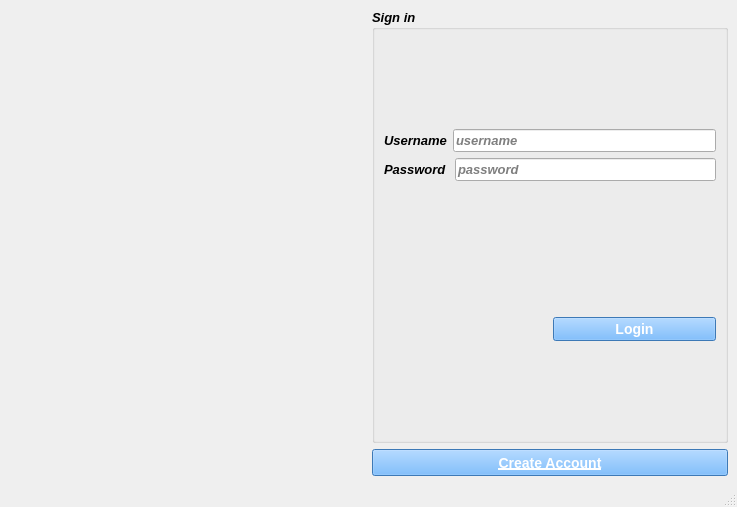
<?xml version="1.0" encoding="UTF-8"?>
<ui version="4.0">
 <class>MainWindow</class>
 <widget class="QMainWindow" name="MainWindow">
  <property name="geometry">
   <rect>
    <x>0</x>
    <y>0</y>
    <width>737</width>
    <height>507</height>
   </rect>
  </property>
  <property name="sizePolicy">
   <sizepolicy hsizetype="Preferred" vsizetype="Preferred">
    <horstretch>1</horstretch>
    <verstretch>0</verstretch>
   </sizepolicy>
  </property>
  <property name="windowTitle">
   <string>MainWindow</string>
  </property>
  <widget class="QWidget" name="centralwidget">
   <layout class="QGridLayout" name="gridLayout_3">
    <item row="0" column="0">
     <widget class="QLabel" name="label_pic">
      <property name="minimumSize">
       <size>
        <width>261</width>
        <height>231</height>
       </size>
      </property>
      <property name="text">
       <string/>
      </property>
     </widget>
    </item>
    <item row="0" column="1">
     <layout class="QGridLayout" name="gridLayout_2">
      <item row="1" column="0">
       <widget class="QPushButton" name="pushButton_accCreate">
        <property name="minimumSize">
         <size>
          <width>109</width>
          <height>27</height>
         </size>
        </property>
        <property name="font">
         <font>
          <pointsize>-1</pointsize>
          <italic>false</italic>
          <bold>true</bold>
          <underline>true</underline>
         </font>
        </property>
        <property name="cursor">
         <cursorShape>PointingHandCursor</cursorShape>
        </property>
        <property name="styleSheet">
         <string notr="true">color:white;
font:bold;
font-size:14px;
background-color:rgb(85, 170, 255);</string>
        </property>
        <property name="text">
         <string>Create Account</string>
        </property>
       </widget>
      </item>
      <item row="0" column="0">
       <widget class="QGroupBox" name="groupBox">
        <property name="minimumSize">
         <size>
          <width>231</width>
          <height>251</height>
         </size>
        </property>
        <property name="font">
         <font>
          <pointsize>10</pointsize>
          <italic>true</italic>
          <bold>true</bold>
          <underline>false</underline>
         </font>
        </property>
        <property name="cursor">
         <cursorShape>ArrowCursor</cursorShape>
        </property>
        <property name="styleSheet">
         <string notr="true"/>
        </property>
        <property name="title">
         <string>Sign in</string>
        </property>
        <layout class="QGridLayout" name="gridLayout">
         <item row="2" column="1">
          <widget class="QPushButton" name="pushButton_Login">
           <property name="font">
            <font>
             <pointsize>-1</pointsize>
             <italic>false</italic>
             <bold>true</bold>
            </font>
           </property>
           <property name="cursor">
            <cursorShape>PointingHandCursor</cursorShape>
           </property>
           <property name="autoFillBackground">
            <bool>false</bool>
           </property>
           <property name="styleSheet">
            <string notr="true">color:white;
font:bold;
font-size:14px;
background-color:rgb(85, 170, 255);</string>
           </property>
           <property name="text">
            <string>Login</string>
           </property>
           <property name="flat">
            <bool>false</bool>
           </property>
          </widget>
         </item>
         <item row="0" column="0" colspan="2">
          <layout class="QVBoxLayout" name="verticalLayout">
           <item>
            <layout class="QHBoxLayout" name="horizontalLayout">
             <item>
              <widget class="QLabel" name="label">
               <property name="text">
                <string>&lt;b&gt;Username&lt;/b&gt;</string>
               </property>
              </widget>
             </item>
             <item>
              <widget class="QLineEdit" name="lineEdit_username">
               <property name="styleSheet">
                <string notr="true">border-color:black;</string>
               </property>
               <property name="placeholderText">
                <string>username</string>
               </property>
              </widget>
             </item>
            </layout>
           </item>
           <item>
            <layout class="QHBoxLayout" name="horizontalLayout_2">
             <item>
              <widget class="QLabel" name="label_2">
               <property name="styleSheet">
                <string notr="true"/>
               </property>
               <property name="text">
                <string>&lt;b&gt;Password&lt;/b&gt; </string>
               </property>
              </widget>
             </item>
             <item>
              <widget class="QLineEdit" name="lineEdit_password">
               <property name="styleSheet">
                <string notr="true">border-color:black;</string>
               </property>
               <property name="inputMethodHints">
                <set>Qt::ImhHiddenText|Qt::ImhNoAutoUppercase|Qt::ImhNoPredictiveText|Qt::ImhSensitiveData</set>
               </property>
               <property name="text">
                <string/>
               </property>
               <property name="echoMode">
                <enum>QLineEdit::Password</enum>
               </property>
               <property name="readOnly">
                <bool>false</bool>
               </property>
               <property name="placeholderText">
                <string>password</string>
               </property>
               <property name="cursorMoveStyle">
                <enum>Qt::VisualMoveStyle</enum>
               </property>
               <property name="clearButtonEnabled">
                <bool>true</bool>
               </property>
              </widget>
             </item>
            </layout>
           </item>
          </layout>
         </item>
         <item row="1" column="1">
          <spacer name="verticalSpacer">
           <property name="orientation">
            <enum>Qt::Vertical</enum>
           </property>
           <property name="sizeType">
            <enum>QSizePolicy::Minimum</enum>
           </property>
           <property name="sizeHint" stdset="0">
            <size>
             <width>20</width>
             <height>40</height>
            </size>
           </property>
          </spacer>
         </item>
        </layout>
       </widget>
      </item>
     </layout>
    </item>
   </layout>
  </widget>
  <widget class="QMenuBar" name="menubar">
   <property name="geometry">
    <rect>
     <x>0</x>
     <y>0</y>
     <width>737</width>
     <height>21</height>
    </rect>
   </property>
  </widget>
  <widget class="QStatusBar" name="statusbar"/>
 </widget>
 <tabstops>
  <tabstop>lineEdit_username</tabstop>
  <tabstop>lineEdit_password</tabstop>
  <tabstop>pushButton_Login</tabstop>
  <tabstop>pushButton_accCreate</tabstop>
 </tabstops>
 <resources/>
 <connections/>
</ui>
